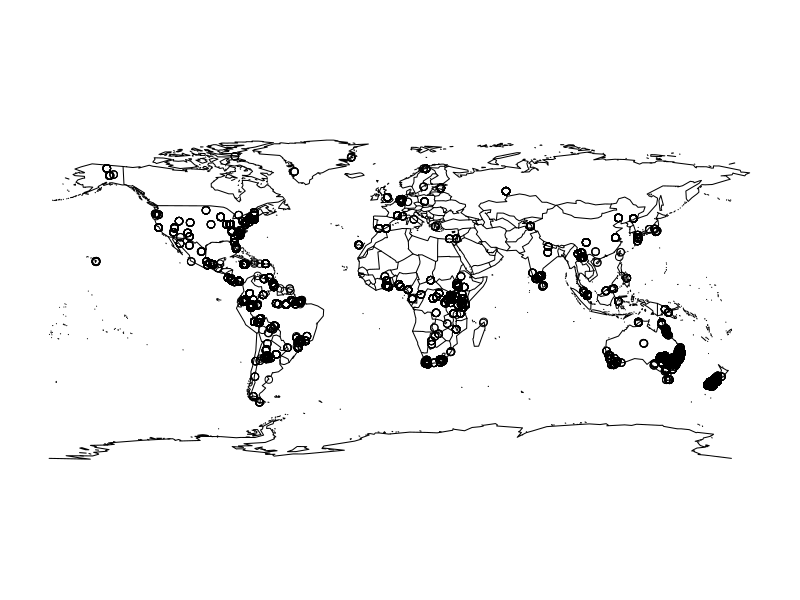

Generate this figure with R: (Note: this script raises an error after producing the figure.)
## ---- chunk 1
leafarea<-read.csv("leafarea_global.csv")
library(maps)
## ---- chunk 2
types<-levels(leafarea$Growth_form)
colors<-c("darkgreen", "deepskyblue", "darkolivegreen", "forestgreen", "darkseagreen", "darkslategray", "darkorange", "gold", "darkslategray1", "chartreuse", "aquamarine")
map('world')
points(leafarea$Longitude, leafarea$Latitude, pch = 21, bg = colors[leafarea$Growth_form])
legend("left", pch=21, pt.bg=colors, legend=types, title="Growth Form", 
       xpd=TRUE, bty = "n", cex = 0.5, inset = -0.08)
## ---- chunk 3
plot(leafarea$Whole_leaf_size_cm2~leafarea$Elevation..m., ylab =  expression("Leaf Area cm" ^"2"), xlab = "Elevation (m)",  pch = 21, bg = colors[leafarea$Growth_form])
legend("topright", pch=21, pt.bg=colors, legend=types, title="Growth Form", 
       xpd=TRUE, inset=.01, bty = "n", cex = 0.65)
## ---- chunk 4
plot(leafarea$Whole_leaf_size_cm2~leafarea$RADann,  ylab =  expression("Leaf Area cm" ^"2"), xlab = expression("Average Daily Irradiance W/m"^"2"), pch = 21, bg = colors[leafarea$Growth_form])
legend("topright", pch=21, pt.bg=colors, legend=types, title="Growth Form", 
       xpd=TRUE, inset=.01, bty = "n", cex = 0.6)
## ---- chunk 5
plot(leafarea$Whole_leaf_size_cm2~leafarea$RHann,  ylab =  expression("Leaf Area cm" ^"2"), xlab = "Relative Humidity (%)", pch = 21, bg = colors[leafarea$Growth_form])
legend("topleft", pch=21, pt.bg=colors, legend=types, title="Growth Form", 
       xpd=TRUE, inset=.01, bty = "n", cex = 0.65)    
